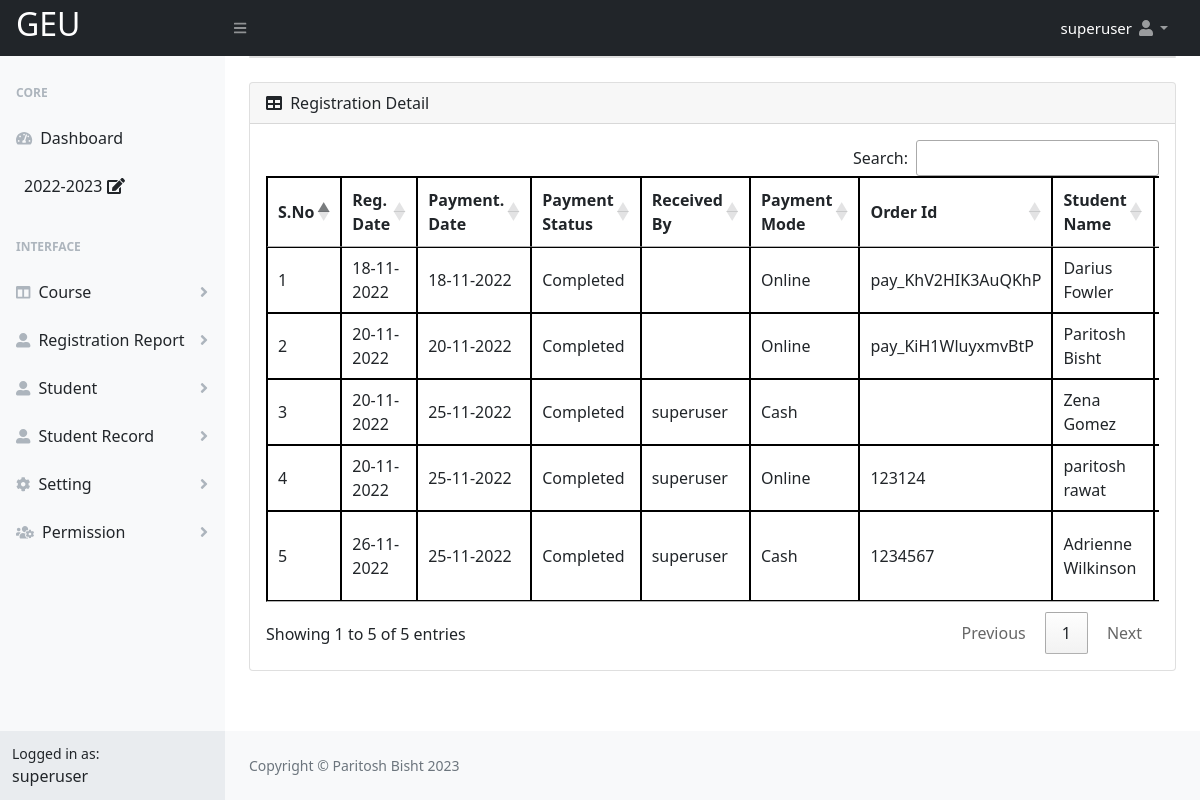
The app's page /Registration/admin/Registration_payment_Sucess.php (signed in) with its own data.
### tables this page shows
CREATE TABLE `school` (
  `school_id` int(11) NOT NULL,
  `school_name` varchar(200) NOT NULL,
  `school_code` varchar(6) NOT NULL,
  `admission_number_starting` varchar(10) NOT NULL,
  `school_srtname` varchar(50) NOT NULL,
  `school_photo` varchar(100) NOT NULL,
  `school_number` varchar(200) NOT NULL,
  `school_email` varchar(200) NOT NULL,
  `school_address` varchar(200) NOT NULL,
  `school_country` varchar(100) NOT NULL,
  `school_state` varchar(100) NOT NULL,
  `school_district` varchar(100) NOT NULL,
  `school_city` varchar(100) NOT NULL,
  `school_pincode` varchar(100) NOT NULL,
  `status` varchar(10) NOT NULL,
  `own_filled` varchar(10) NOT NULL,
  `createdby` varchar(100) NOT NULL,
  `createdtime` varchar(100) NOT NULL,
  `updateby` varchar(100) NOT NULL,
  `updatetime` varchar(100) NOT NULL,
  `disableby` varchar(100) NOT NULL,
  `disabletime` varchar(100) NOT NULL
);

CREATE TABLE `user` (
  `id` int(11) NOT NULL,
  `first_name` varchar(50) NOT NULL,
  `middle_name` varchar(50) NOT NULL,
  `last_name` varchar(50) NOT NULL,
  `login` varchar(50) NOT NULL,
  `user_id` varchar(100) NOT NULL,
  `password` varchar(255) NOT NULL,
  `hash_password` varchar(255) NOT NULL,
  `dob` varchar(30) NOT NULL,
  `number` varchar(20) NOT NULL,
  `email` varchar(50) NOT NULL,
  `photo` varchar(100) NOT NULL,
  `type` varchar(20) NOT NULL,
  `status` varchar(10) NOT NULL,
  `disablereason` varchar(300) NOT NULL,
  `activereason` varchar(300) NOT NULL,
  `pass` varchar(100) NOT NULL,
  `oldpass` varchar(100) NOT NULL,
  `session` varchar(20) NOT NULL,
  `createdby` varchar(50) NOT NULL,
  `createdtime` varchar(50) NOT NULL,
  `updateby` varchar(100) NOT NULL,
  `updatetime` varchar(100) NOT NULL,
  `disableby` varchar(50) NOT NULL,
  `disabletime` varchar(50) NOT NULL,
  `password_reset_by` varchar(10) NOT NULL,
  `password_reset_time` varchar(30) NOT NULL,
  `forget_password_time` varchar(100) NOT NULL,
  `change_pass_time` varchar(100) NOT NULL,
  `wrong_pass_count` int(10) NOT NULL,
  `wrong_pass_time` varchar(30) NOT NULL,
  `wrong_pass_reset_type` varchar(20) NOT NULL,
  `current_session` varchar(20) NOT NULL,
  `statusactivereason` varchar(100) NOT NULL,
  `statusactiveby` varchar(20) NOT NULL,
  `statusactivetime` varchar(30) NOT NULL,
  `usercourse_id` varchar(20) NOT NULL,
  `usersection` varchar(20) NOT NULL,
  `usersemester` varchar(20) NOT NULL
);

CREATE TABLE `menu` (
  `menu_id` int(20) NOT NULL,
  `menu_name` varchar(30) NOT NULL,
  `menu_icon` varchar(30) NOT NULL,
  `menu_order` varchar(10) NOT NULL,
  `status` varchar(10) NOT NULL,
  `disablereason` varchar(100) NOT NULL,
  `activereason` varchar(100) NOT NULL,
  `createdby` varchar(30) NOT NULL,
  `createdtime` varchar(30) NOT NULL,
  `updateby` varchar(30) NOT NULL,
  `updatetime` varchar(30) NOT NULL,
  `disableby` varchar(30) NOT NULL,
  `disabletime` varchar(30) NOT NULL
);

CREATE TABLE `registration` (
  `payment_id` int(20) NOT NULL,
  `receipt_number` varchar(30) NOT NULL,
  `student_id` varchar(30) NOT NULL,
  `student_name` varchar(100) NOT NULL,
  `student_gender` varchar(10) NOT NULL,
  `student_campus` varchar(10) NOT NULL,
  `student_course` varchar(10) NOT NULL,
  `student_specilization` varchar(50) NOT NULL,
  `student_semester` varchar(10) NOT NULL,
  `student_email` varchar(100) NOT NULL,
  `student_number` varchar(15) NOT NULL,
  `student_whatsappnumber` varchar(15) NOT NULL,
  `student_dob` varchar(20) NOT NULL,
  `paid_amount` varchar(10) NOT NULL,
  `paid_date` varchar(10) NOT NULL,
  `cpaid_date` varchar(30) NOT NULL,
  `paid_mode` varchar(10) NOT NULL,
  `order_id` varchar(50) NOT NULL,
  `fee_status` varchar(10) NOT NULL,
  `student_status` varchar(50) NOT NULL,
  `session` varchar(10) NOT NULL,
  `createdby` varchar(30) NOT NULL,
  `createdtime` varchar(30) NOT NULL,
  `updateby` varchar(30) NOT NULL,
  `updatetime` varchar(30) NOT NULL,
  `feeupdatetime` varchar(40) NOT NULL,
  `feeupdateby` varchar(30) NOT NULL,
  `feeupdatedatetime` varchar(30) NOT NULL,
  `certificate_name` varchar(100) NOT NULL,
  `certificate_date` varchar(20) NOT NULL,
  `certificate_time` varchar(20) NOT NULL,
  `certificate_datetime` varchar(30) NOT NULL,
  `certificate_download` varchar(10) NOT NULL
);

### Registration/admin/Registration_payment_Sucess.php (the view, shortened to what this page needs)
<?php
include("include/header.php");
require("permission_check.php");
?>
           <div id="layoutSidenav_content">
                <main>
                    <div class="container-fluid px-4">
                        <div class="card mb-4">
                        </div>
                        <div class="card mb-4">
                            <div class="card-header">
                                <i class="fas fa-table me-1"></i>
                               Registration Detail
                            </div>
                            <div class="card-body">
                                <div style="overflow-x:auto;">
                                <table id="datatablesSimpl">
                                    <thead>
                                        <tr>
                                           <th>S.No</th>
                                            <th>Reg. Date</th>
                                            <th>Payment. Date</th>
                                            <th>Payment Status</th>
                                            <th>Received By</th>
                                            <th>Payment Mode</th>
                                            <th>Order Id</th>
                                            <th>Student Name</th>
                                            <th>Student Id</th>
                        </tr>
                                    </thead>
                                    <tbody>
                                       <?php
                                       $count = 0;
                                        $sql=mysqli_query($con,"SELECT * FROM `registration` WHERE `fee_status`='Active' AND `student_status`!='InActive' AND `session`='$activesession_record'");
                                        while($result=mysqli_fetch_assoc($sql))
    {
        $count+=1;
$created_user_id=$result['feeupdateby'];
                $result123=mysqli_query($con,"SELECT * FROM `user` WHERE `id`=\"$created_user_id\"");
                $row12=mysqli_fetch_array($result123);
                $user_login_name=$row12['first_name']." ".$row12['middle_name']." ".$row12['last_name'];
                                        ?>
                                        <tr>
                                            <td><?php echo $count; ?></td>
                                            <td><?php echo  date("d-m-Y", strtotime($result['createdtime']));  ?></td>
                                            <td><?php echo  date("d-m-Y", strtotime($result['cpaid_date']));  ?></td>
                                            <td><?php if($result['fee_status']=="Active") echo "Completed"; ?></td>
                                            <td><?php echo $user_login_name; ?></td>
                                             <td><?php echo $result['paid_mode']; ?></td>
                                             <td><?php echo $result['order_id']; ?></td>
                                            <td><?php echo $result['student_name']; ?></td>
                                            <td><?php echo $result['student_id']; ?></td>
                                        </tr>
                                         <?php
                                    }
                                        ?>
                                    </tbody>
                                </table>
                            </div>
                        </div>
                    </div>
  </div>
                </main>
<?php
          include("include/footer.php");
      ?>

### Registration/admin/include/header.php (shortened to what this page needs)
<?php
    include("config.php");
 ?>
 <?php
extract($_POST);
?>
<!DOCTYPE html>
<html lang="en">
    <head>
        <link href="https://cdn.jsdelivr.net/npm/simple-datatables@latest/dist/style.css" rel="stylesheet" />
        <link href="css/styles.css" rel="stylesheet" />
         <link href=" https://cdnjs.cloudflare.com/ajax/libs/twitter-bootstrap/5.0.1/css/bootstrap.min.css" rel="stylesheet" />
         <link rel="stylesheet" href="https://cdn.datatables.net/1.10.19/css/jquery.dataTables.min.css">
         <link href=" https://cdn.datatables.net/buttons/2.2.2/css/buttons.dataTables.min.css" rel="stylesheet" />
          <link href="https://cdn.datatables.net/1.11.4/css/dataTables.bootstrap5.min.css" rel="stylesheet" />
    </head>
    <body class="sb-nav-fixed"  oncontextmenu="return false">
       <nav class="sb-topnav navbar navbar-expand navbar-dark bg-dark">
            <a class="navbar-brand ps-3" href="dashboard.php"><?php
$schol=mysqli_query($con,"SELECT * FROM `school` WHERE `status` = \"Active\"");
$res1=mysqli_fetch_assoc($schol); ?>
<h2 style="text-transform:uppercase;"><?php
echo $school_short_name_record = $res1['school_srtname'];
?></h2></a>
            <button class="btn btn-link btn-sm order-1 order-lg-0 me-4 me-lg-0" id="sidebarToggle" href="#!"><i class="fas fa-bars"></i></button>
            <ul class="navbar-nav ms-auto ms-md-0 me-3 me-lg-4">
                   <?php
$loginsession = $_SESSION["alogin"];
$q=mysqli_query($con,"SELECT * FROM `user` WHERE `login` ='$loginsession'  and `status` = \"Active\"");
$res=mysqli_fetch_assoc($q);
$login_user_type = $res['type'];
$log = $res['id'];
$useractivesessionquery=mysqli_query($con,"SELECT * FROM `user` WHERE `id` ='$log'");
$resuseractivesessionquery=mysqli_fetch_assoc($useractivesessionquery);
$activesession_record=$resuseractivesessionquery['current_session'];
                    ?>
                <li class="nav-item dropdown">
                    <a class="nav-link dropdown-toggle" id="navbarDropdown" href="#" role="button" data-bs-toggle="dropdown" aria-expanded="false"><span style=" font-size:15px; color: white;" aria-expanded="false">  <?php echo $res['first_name'] ." ".$res['middle_name']  ." ". $res['last_name']; ?></span> <i class="fas fa-user fa-fw"></i></a>
                </li>
            </ul>
        </nav>
        <div id="layoutSidenav">
            <div id="layoutSidenav_nav">
                <nav class="sb-sidenav accordion sb-sidenav-light" id="sidenavAccordion">
                    <div class="sb-sidenav-menu">
                        <div class="nav">
                            <div class="sb-sidenav-menu-heading">Core</div>
                            <a class="nav-link" href="dashboard.php">
                                <div class="sb-nav-link-icon"><i class="fas fa-tachometer-alt"></i></div>
                                Dashboard
                            </a>
                            <?php if ($login_user_type=="superuser" || $login_user_type=="admin") { ?>
                              <a class="nav-link" href=""  data-bs-toggle="modal" data-bs-target="#sessionmodal" >
                                <?php echo $activesession_record;?>&nbsp;<i class="fas fa-edit"></i>
                            </a>
                             <?php } ?>
                             <div class="sb-sidenav-menu-heading">Interface</div>
<?php
       $menulistqry="SELECT * FROM `menu` WHERE `status`='Active' ORDER BY `menu`.`menu_order` ASC";
       $menulistres=mysqli_query($con,$menulistqry);
       while($menulistdata=mysqli_fetch_assoc($menulistres))
        {
$rmenu_id=$menulistdata['menu_id'];
$menuaccessqry="SELECT * from `modulepermission` WHERE modulepermission.`modulemenu_id`='$rmenu_id' AND modulepermission.`modulepermission`='Yes' AND modulepermission.`moduleuser_id`='$log'";
$menuaccessres=mysqli_query($con,$menuaccessqry);
$menuaccessrow=mysqli_num_rows($menuaccessres);
if($menuaccessrow>0)
         {
          ?>
                            <a class="nav-link collapsed" href="#" data-bs-toggle="collapse" data-bs-target="#collapse<?php echo $menulistdata['menu_id'];?>" aria-expanded="false" aria-controls="collapse<?php echo $menulistdata['menu_id'];?>">
                                <div class="sb-nav-link-icon"><i class="<?php echo $menulistdata['menu_icon'];?>"></i></div>
                                <?php echo $menulistdata['menu_name'];?>
                                <div class="sb-sidenav-collapse-arrow"><i class="fas fa-angle-down"></i></div>
                            </a>
                           <?php } } ?>
                             </div>
                    </div>
                    <div class="sb-sidenav-footer">
                        <div class="small">Logged in as:</div>
                        <?php echo $res['login']; ?>
                    </div>
                </nav>
            </div>

### Registration/admin/include/footer.php (style rules this page uses)
table, th, td { border: .1px solid black; border-collapse: collapse; }

### records on screen
school: school_srtname "GEU"
user: first_name "superuser", current_session "2022-2023", login "superuser"
menu: menu_name "Course"
menu: menu_name "Registration Report"
menu: menu_name "Student"
menu: menu_name "Student Record"
menu: menu_name "Setting"
menu: menu_name "Permission"
registration: createdtime "18-11-2022", cpaid_date "18-11-2022", fee_status "Completed", paid_mode "Online", order "pay_KhV2HIK3AuQKhP", student_name "Darius Fowler"
registration: createdtime "20-11-2022", cpaid_date "20-11-2022", fee_status "Completed", paid_mode "Online", order "pay_KiH1WluyxmvBtP", student_name "Paritosh Bisht"
registration: createdtime "20-11-2022", cpaid_date "25-11-2022", fee_status "Completed", user.first_name+middle_name+last_name "superuser", paid_mode "Cash", student_name "Zena Gomez"
registration: createdtime "20-11-2022", cpaid_date "25-11-2022", fee_status "Completed", user.first_name+middle_name+last_name "superuser", paid_mode "Online", order "123124", student_name "paritosh rawat"
registration: createdtime "26-11-2022", cpaid_date "25-11-2022", fee_status "Completed", user.first_name+middle_name+last_name "superuser", paid_mode "Cash", order "1234567", student_name "Adrienne Wilkinson"
